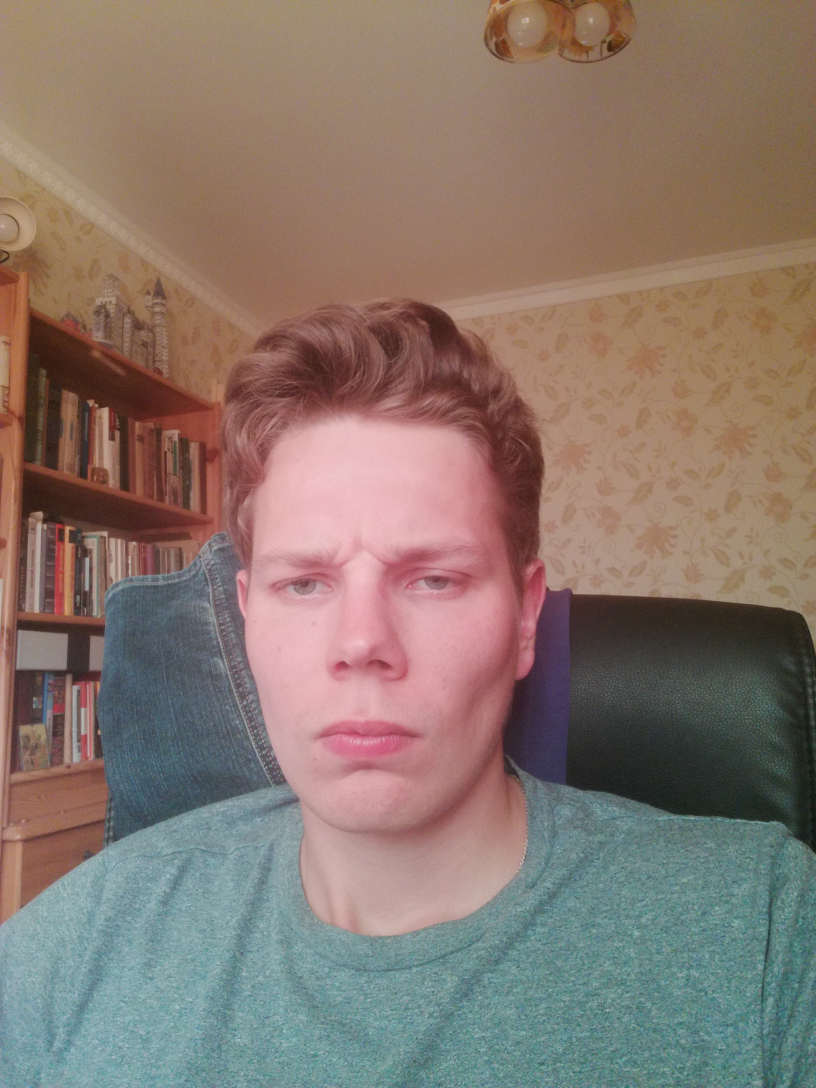
#> input picture FaceTraining/s1/10.jpg, 2448 x 3264 px, found by its file name (shown at 1/3 size); its folder holds 4 pictures in this run
$ python TrainModel.py
#> lines starting #> are read from the running program, lines starting #| are printed output that depends on the picture
import cv2
import os
import numpy as np

#This program loads an existing face recognizer model and updates it (trains it further)
#Seems like training images have to be really small in size, otherwise it is very likely to crash with '-4 insufficient memory'

trainingData='.\FaceTraining\s1'  #Location of the images for model training
noFaces=0
usedFaces=0

def detect_face(img):
    #convert the test image to gray scale as opencv face detector expects gray images
    gray = cv2.cvtColor(img, cv2.COLOR_BGR2GRAY)
    face_cascade = cv2.CascadeClassifier('.\Classifiers\haarcascade_frontalface_alt.xml')

    #let's detect multiscale images(some images may be closer to camera than others)
    #result is a list of faces
    faces = face_cascade.detectMultiScale(gray, scaleFactor=1.2, minNeighbors=5);

    #if no faces are detected then return original img
    if (len(faces) == 0):
        return None, None

    #under the assumption that there will be only one face,
    #extract the face area
    x, y, w, h = faces[0]

    #return only the face part of the image
    return gray[y:y+w, x:x+h], faces[0]


def prepareData(directory):
#> called with directory = '.\\FaceTraining\\s1'
    faces = []
    labels = []
    subjects = ["Georgs"]
    #get the images names that are inside the given subject directory
    imageNames = os.listdir(directory)
    for img in imageNames:

            #ignore system files like .DS_Store
            if img.startswith("."):
                continue;

            imgPath = directory + "/" + img
            image = cv2.imread(imgPath)
#> image is the input picture: shape (3264, 2448, 3); mean B, G, R 109.5, 119.1, 136.1
            face, rect = detect_face(image)
#> in detect_face, `gray = cv2.cvtColor(img, cv2.COLOR_BGR2GRAY)`:
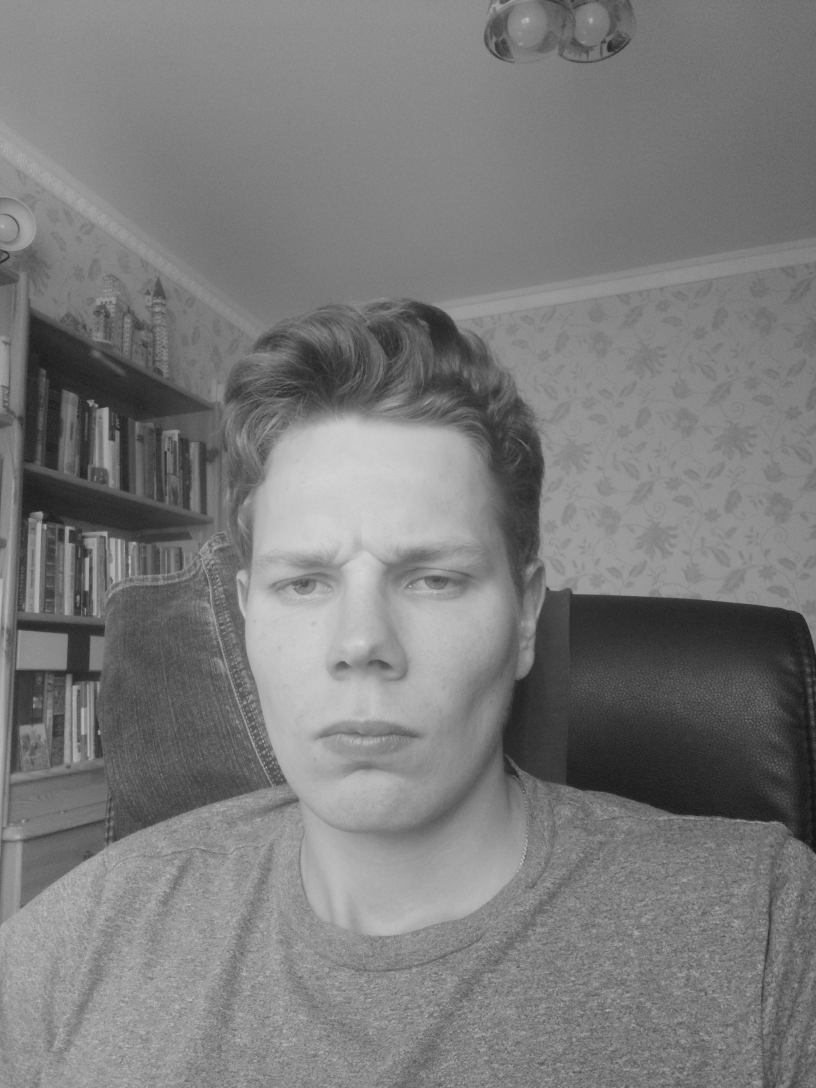
#> gray: shape (3264, 2448) (shown at 1/3 size); min 14, max 244, mean 123.1
#> in detect_face, `faces = face_cascade.detectMultiScale(gray, scaleFactor=1.2, minNeighb..`: faces = [[617, 1363, 970, 970]]
#> in detect_face, `x, y, w, h = faces[0]`: x = 617; y = 1363; w = 970
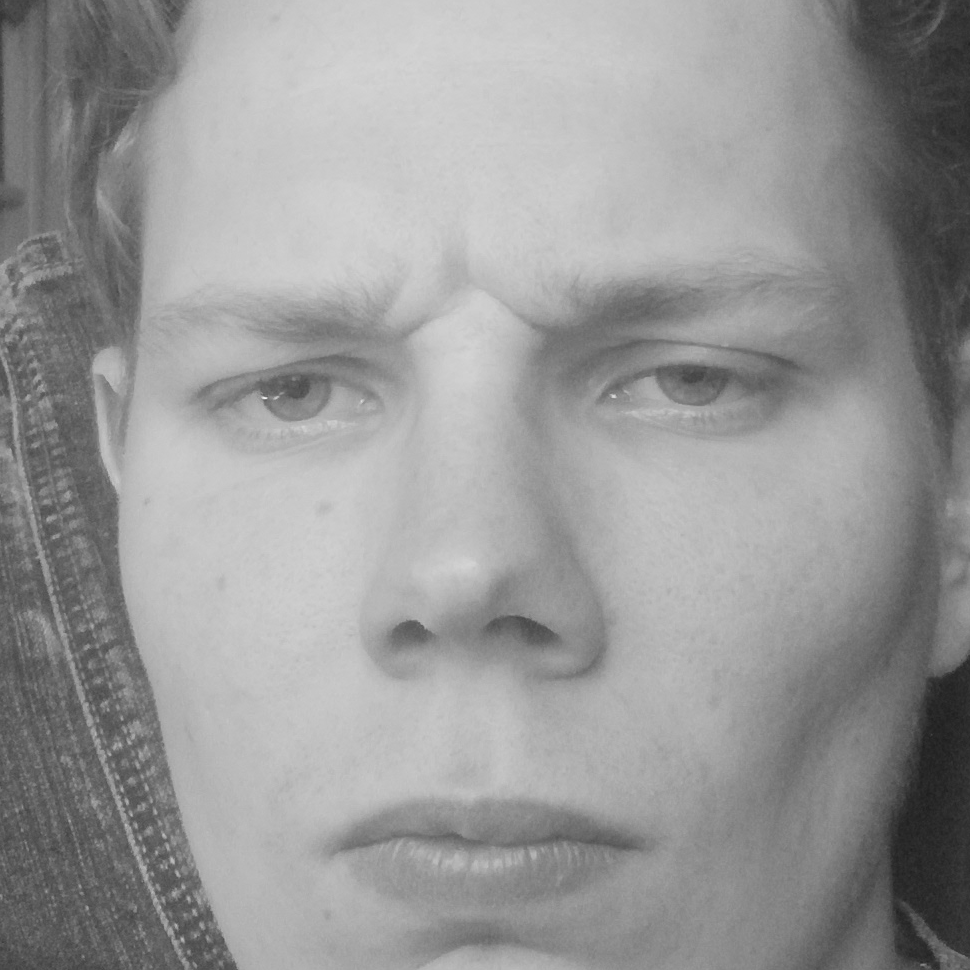
#> face: shape (970, 970); min 29, max 244, mean 151.6
#> rect = [617, 1363, 970, 970]
            if face is not None:
                faces.append(face)
                labels.append(0)
                global usedFaces
                usedFaces=usedFaces+1
            else:
                 global noFaces
                 noFaces=noFaces+1
#> pass 2 of the loop in prepareData, `for img in imageNames:`:
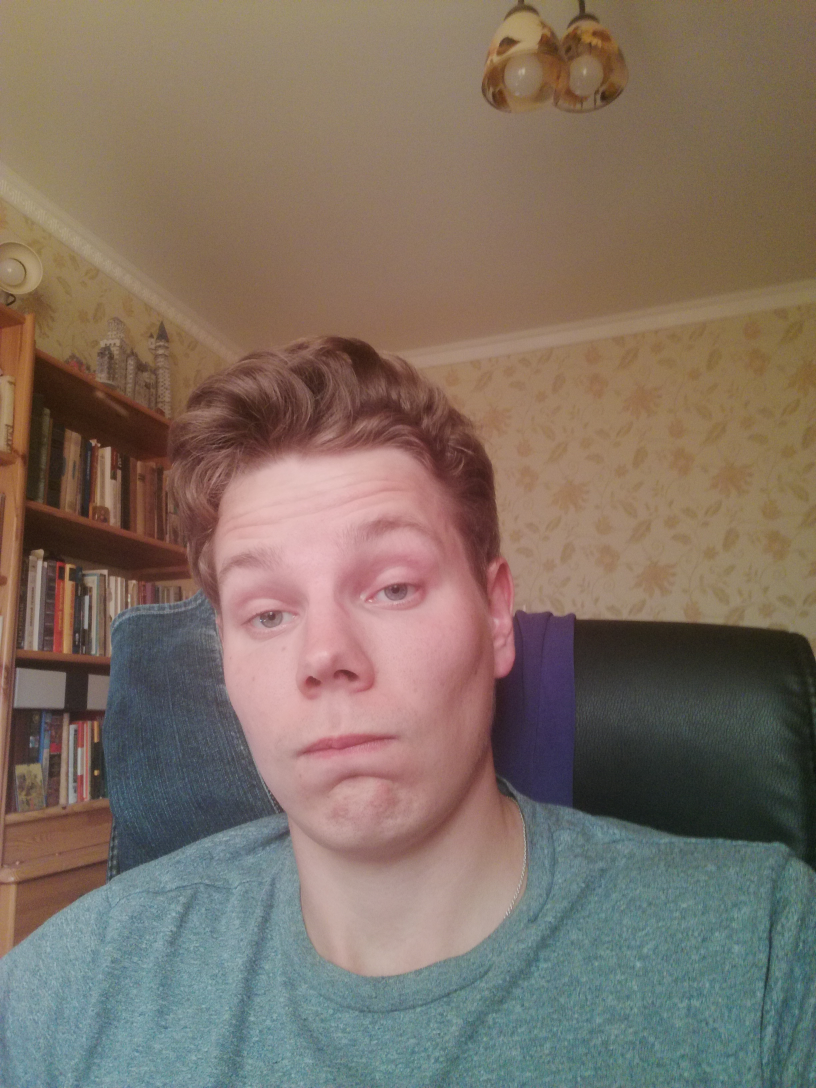
#> input picture FaceTraining/s1/11.jpg, 2448 x 3264 px, found by its file name (shown at 1/3 size)
#> in prepareData, image is the input picture: shape (3264, 2448, 3); mean B, G, R 100.4, 112.2, 127.1
#> in detect_face (call 2), `gray = cv2.cvtColor(img, cv2.COLOR_BGR2GRAY)`:
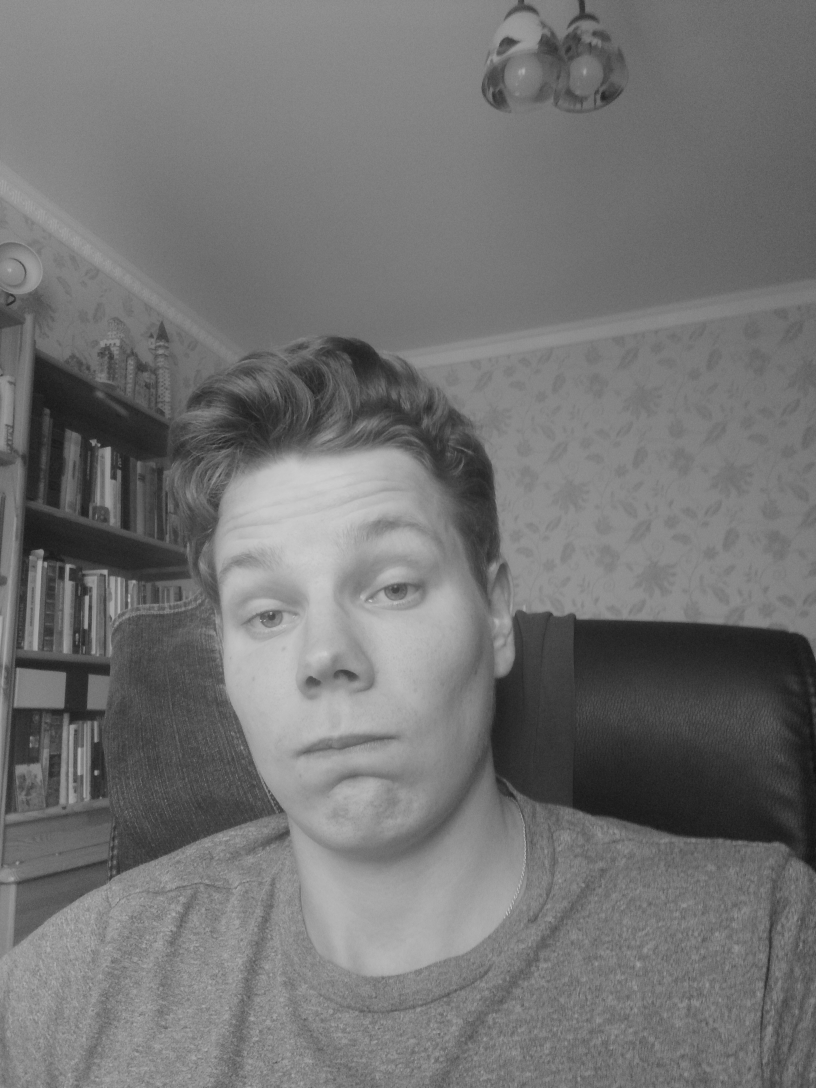
#> gray: shape (3264, 2448) (shown at 1/3 size); min 13, max 239, mean 115.3
#> faces = [[444, 1354, 1077, 1077]]
#> x = 444; y = 1354; w = 1077
#> in prepareData, `face, rect = detect_face(image)`:
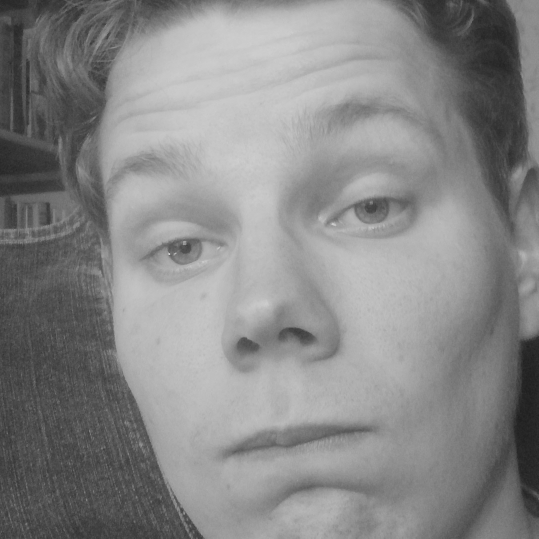
#> face: shape (1077, 1077) (shown at 1/2 size); min 28, max 239, mean 135.3
#> rect = [444, 1354, 1077, 1077]
#> pass 3 of the loop in prepareData, `for img in imageNames:`:
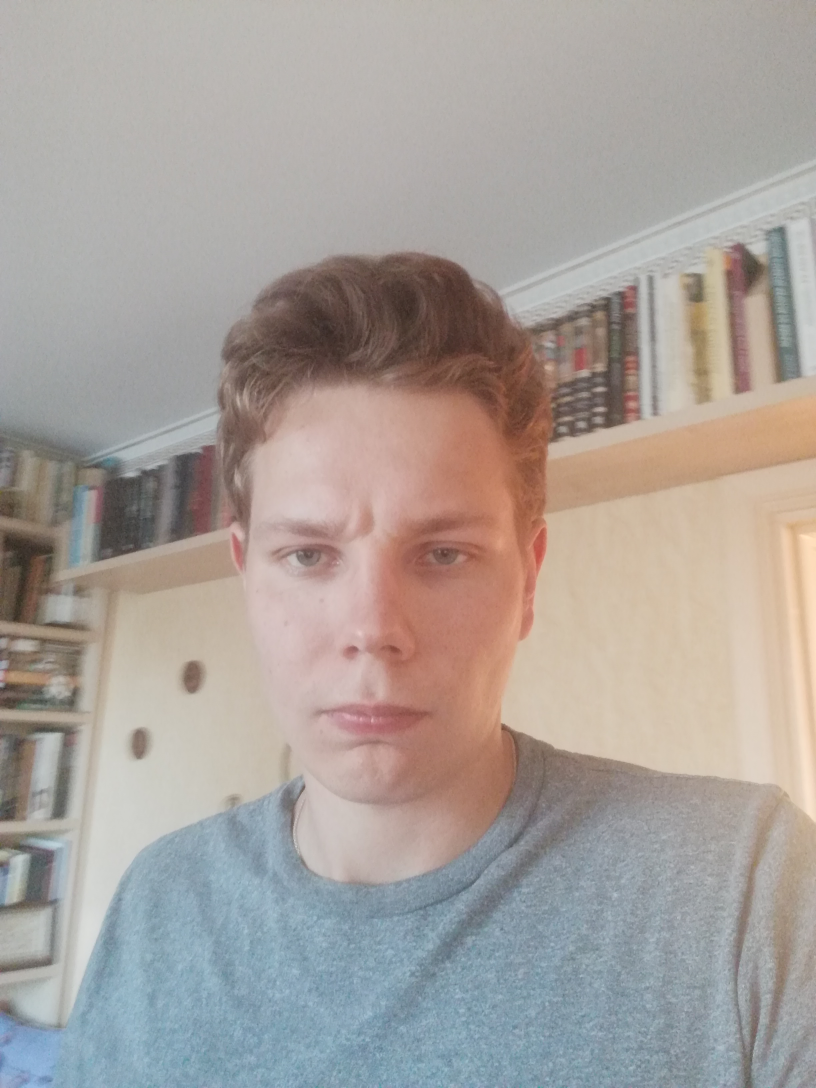
#> input picture FaceTraining/s1/12.jpg, 2448 x 3264 px, found by its file name (shown at 1/3 size)
#> in prepareData, image is the input picture: shape (3264, 2448, 3); mean B, G, R 155.4, 160.4, 168.1
#> in detect_face (call 3), `gray = cv2.cvtColor(img, cv2.COLOR_BGR2GRAY)`:
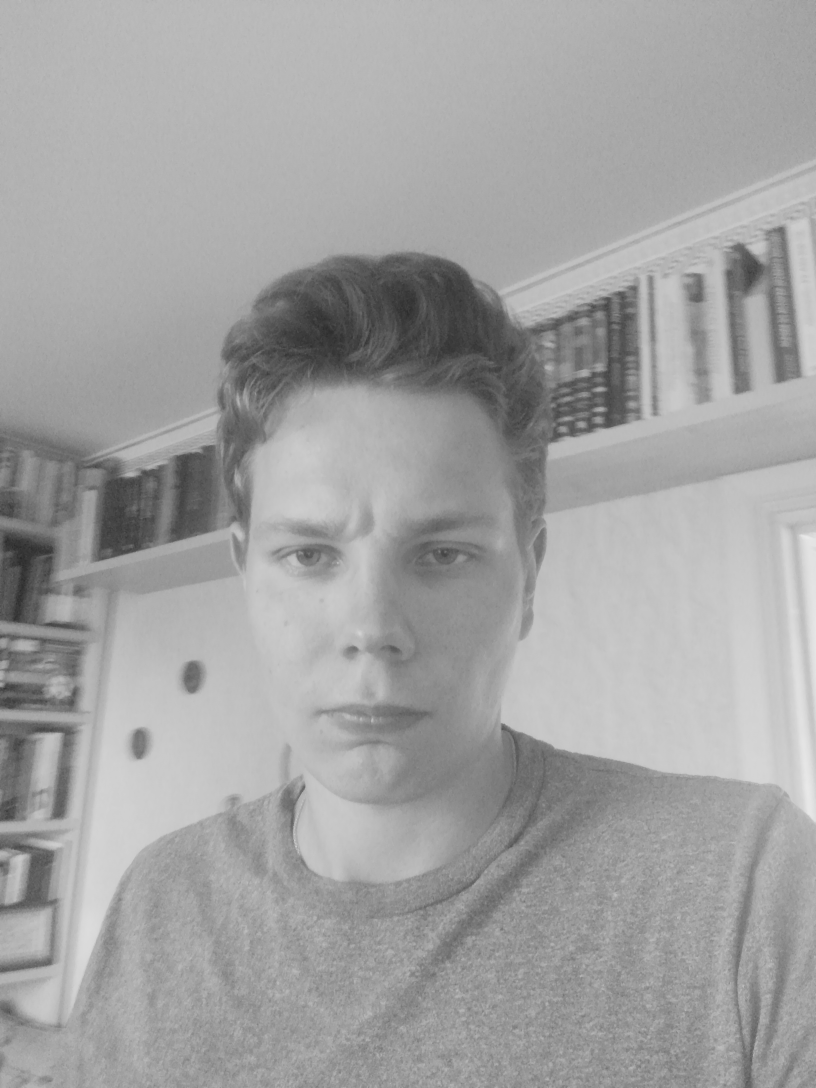
#> gray: shape (3264, 2448) (shown at 1/3 size); min 36, max 233, mean 162.1
#> faces = [[578, 1264, 1067, 1067]]
#> x = 578; y = 1264; w = 1067
#> in prepareData, `face, rect = detect_face(image)`:
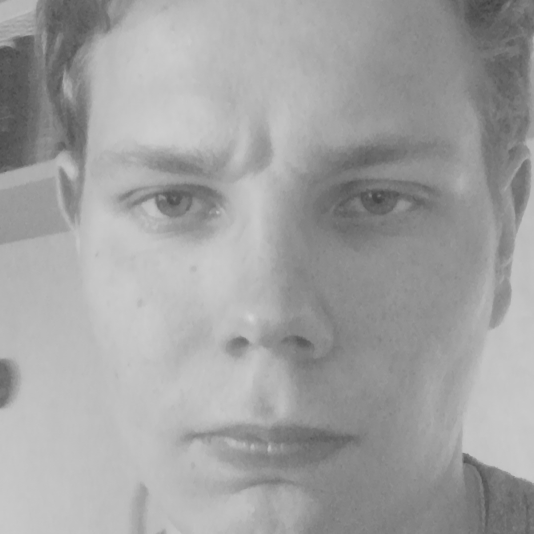
#> face: shape (1067, 1067) (shown at 1/2 size); min 60, max 212, mean 161.2
#> rect = [578, 1264, 1067, 1067]
#> the loop made 4 passes; the first 3 are shown

    return faces, labels

print("Preparing data...")
faces, labels = prepareData(trainingData)
print("Data prepared")
if noFaces>0:
    print ('No faces were found in ' + str(noFaces) + ' images')
print (str(usedFaces)+' images were used to train the model')

face_recognizer= cv2.face.LBPHFaceRecognizer_create()
#> (the run stopped early here; a loop or call above may not have finished)
